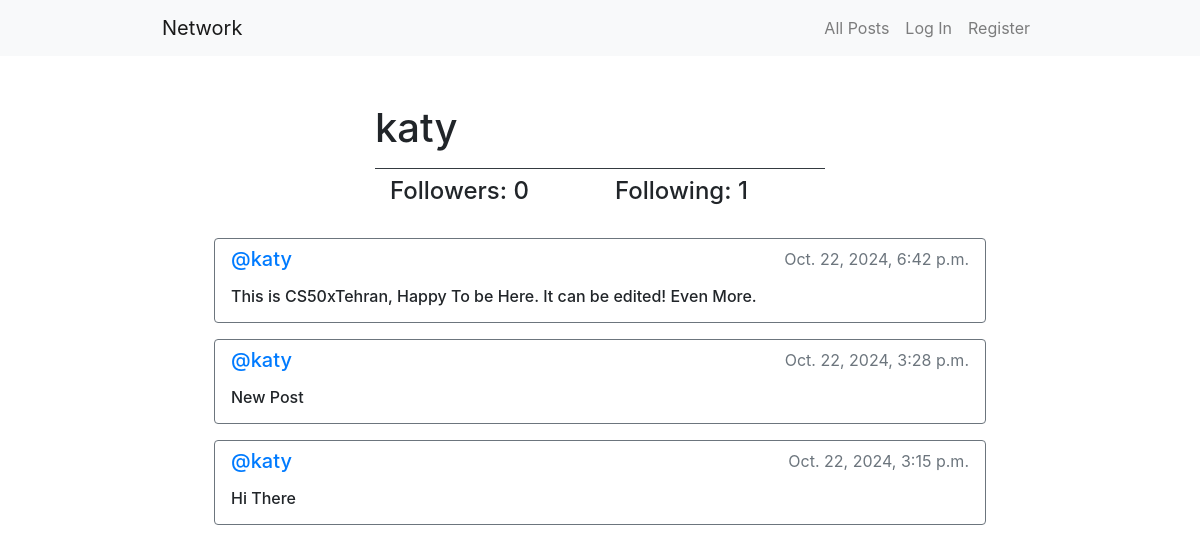
The app's page /profile/1 with its own data.
### network/models.py (models this page shows, shortened)
class User(AbstractUser):
    pass

class Post(models.Model):
    content = models.CharField(max_length=140)
    user = models.ForeignKey(User, on_delete=models.CASCADE, related_name='author')
    date = models.DateTimeField(auto_now_add=True)

### network/views.py (the view)
# urls.py: path("profile/<int:user_id>", views.profile, name="profile"),
def profile(request, user_id):
    user = User.objects.get(pk=user_id)
    allPosts = Post.objects.all().filter(user=user).order_by('id').reverse()
    following = Follow.objects.filter(user=user)
    followers = Follow.objects.filter(followed_user=user)
    try:
        checkFollow = followers.filter(user=User.objects.get(pk=request.user.id))
        if len(checkFollow) != 0:
            isFollowing = True
        else:
            isFollowing = False
    except:
        isFollowing = False
    paginator = Paginator(allPosts, 10)
    pageNumber = request.GET.get('page')
    postsPerPage = paginator.get_page(pageNumber)
    return render(request, "network/profile.html", {
        "userProfile": user,
        "allPosts": allPosts,
        "postsPerPage": postsPerPage,
        "username": user.username,
        "following": following,
        "followers": followers,
        "isFollowing": isFollowing
    })

### network/templates/network/profile.html (shortened to what this page needs)
{% extends "network/layout.html" %}
{% block body %}
    <div class="border-bottom border-dark w-50 m-auto pt-5 pb-2 d-flex justify-content-between align-items-center">
        <h1 class="text-center">
            {{ username }}
        </h1>
    </div>
    <div class="container mt-2">
        <div class="row justify-content-center">
            <h4 class="col-3">Followers: {{ followers.count }}</h4>
            <h4 class="col-3">Following: {{ following.count }}</h4>
        </div>
    </div>
    <div class="d-flex flex-column m-3">
        {% for post in postsPerPage %}
            <div class="my-2 mx-5 py-2 px-3 border border-secondary rounded row flex-column justify-content-center">
                <div class="d-flex justify-content-between">
                    <h5>
                        <a href="{% url 'profile' user_id=post.user.id %}">
                            @{{ post.user }}
                        </a>
                    </h5>
                    <p class=" text-secondary">{{ post.date }}</p>
                </div>
                <h6>{{ post.content }}</h6>
            </div>
        {% endfor %}
    </div>
{% endblock %}

### records on screen
User: username "katy"
Post: user "katy", date "Oct. 22, 2024, 6:42 p.m.", content "This is CS50xTehran, Happy To be Here. It can be edited! Even More."
Post: user "katy", date "Oct. 22, 2024, 3:28 p.m.", content "New Post"
Post: user "katy", date "Oct. 22, 2024, 3:15 p.m.", content "Hi There"

### other values on screen
{{ followers.count }} "0"
{{ following.count }} "1"
